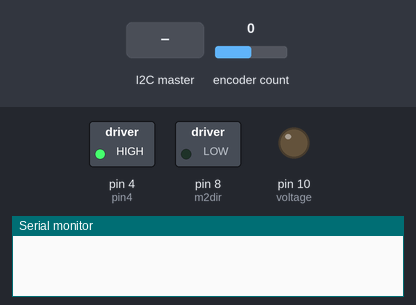
The sketch below on a simulated Arduino Uno, built with avr-gcc and run on an emulated ATmega328P. Shown: switched loads named in the sketch (green lamp = pin HIGH), output pins drawn as LEDs (lit = HIGH), the last lines printed to the serial monitor. The inputs (shaded band) are chosen by the test bench; at power-on: encoder count 0.

Above: at 1.2 s.
1.3 s: the I2C master sends the byte 1
At 2.2 s:
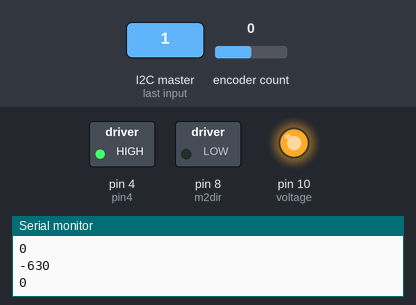
Timing chart, 0 to 4.3 s (numbered marks = the images above; inputs shaded):
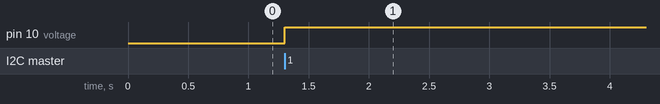

Measured:
- after the input at 1.3 s, pin 10 (voltage): LOW → HIGH at once

The sketch:

miniProjectFinal.ino
```cpp
#include "Arduino.h"
#include <Encoder.h>
#include <Wire.h>

//Red - motor power (connects 1 motor terminal) command voltage? pin 9
//black - motor power (connects other motor terminal) ground?
//green - encoder Ground(Connect to GND)
//Blue - encoder VCC(Connect to VCC)
//Yellow - encoder A output (Connect to pin 2)
//White Encoder B output (Connect to pin 11)

float Kp = 2.149; // Unit: Volts/rad
float Kd = 17.817; // Unit: Volts/(rad/sec)
float Ki = 0.0391; // Unit: Volts/(rad*sec)
float I = 0;
float D = 0;
float error;
float prevError = 0;
const int period = 30; //30 ms sample period
float controlOutput = 0; // controller output signal
int newPos = 0;

// Tracking Variables
int pos0Counts = 0;
int pos1Counts = 0;
int pos2Counts = 0;
int pos3Counts = 0;
int rev = 1;
int check = 0;
unsigned long currTime = 0;

// I/O Pins
const int pin4 = 4;
const int encA = 2; //Connected to pin 2
const int encB =11; //Connected to pin 3
int m2dir = 8; //Using Motor 2
const int voltage = 10; //voltage output on pin 10

// Positions
int long motorPos = 0;
int desiredPos = 0; //desired position in encoder counts
int actualPos = 0; //actual position in encoder counts

Encoder motorEncoder(encA, encB); //declare the encoder pins using the Encoder.h library

#define SLAVE_ADDRESS 0x04
byte message; //message read from Pi
byte prevMsg;
int choosePos = 6; //Message sent back to Pi

void setup() {
  // put your setup code here, to run once:
  Serial.begin(115200);

  pinMode(voltage, OUTPUT);
  pinMode(m2dir, HIGH); //Positive direction
  pinMode(pin4, OUTPUT);
  digitalWrite(pin4, HIGH);
  Wire.begin(SLAVE_ADDRESS);
  Wire.onReceive(receiveData);
  Wire.onRequest(sendData);
}
//(actualPos + 3180) >= 0) && rev > 1)
//(((actualPos*-1) % 3200) == 0) && rev > 1)
void loop() {
  // put your main code here, to run repeatedly:
  while((abs(desiredPos - actualPos) >= 10))//abs(desiredPos - actualPos) >= 10)
  {
    actualPos = motorEncoder.read();
    if (actualPos < desiredPos)
    {

      analogWrite(voltage,0);
      actualPos = desiredPos - 12;
      //desiredPos = actualPos;
      break;
    }
//    if(((actualPos + 2100) >= 0) && rev > 1)
//  {
//
//    rev += 1;
//    //actualPos = actualPos - ((rev-1)*3200);
//    //desiredPos = desiredPos - (3200*(rev-1));
//    //break;
//  }

    newPos = actualPos-desiredPos;
    newPos = Kp*newPos;

    newPos = newPos - newPos/currTime;


    analogWrite(voltage, newPos);
    if (millis() > currTime + period)
    {
      //Serial.print(currTime);
      //Serial.print("\t ");
      // Serial.print("Desired: ");
      Serial.println(desiredPos);
      //Serial.print("Actual: ");
      Serial.println(actualPos);

      currTime += period;
    }
  }
  analogWrite(voltage,0);
  /*delay(500);
  //check++;
  check += 1;
switch (check%4){ //Need to make it so motor can spin the other way to go back to zero or normalize position within 2pi rad because the position can just keep increasing in one direction
      case 0:
        desiredPos = -3000 - (3200*pos0Counts); // 0 rad in motor counts
        choosePos = 0;
        pos0Counts = pos0Counts + 1;
        break;
      case 1:
        desiredPos = -630 - (3200*pos1Counts); // pi/2 radin motor counts
        choosePos = 1;
        pos1Counts = pos1Counts + 1;
        break;
      case 2:
        desiredPos = -1400 - (3200*pos2Counts); // pi rad in motor counts
        choosePos = 2;
        pos2Counts = pos2Counts + 1;
        break;
      case 3:
        desiredPos = -2200 - (3200*pos3Counts); // 3pi/2 rad in motor counts
        choosePos = 3;
        pos3Counts = pos3Counts + 1;
        break;
    }*/

//  switch(check)
//  {
//  case 1:
//    desiredPos = -1400;
//    break;
//  case 2:
//    desiredPos = -2200;
//    break;
//  case 3:
//    desiredPos = -3000;
//    break;
//  case 4:
//    desiredPos = -3830;
//    break;
//  case 5:
//    desiredPos = -4600;
//    break;
//  case 6:
//    desiredPos = -5400;
//    break;
//  }
}

void receiveData(int byteCount){
  //loop to read from pi via i2c, stored as 'message'
    message = Wire.read();

    if(message != prevMsg)
    {
      switch (message){ //Need to make it so motor can spin the other way to go back to zero or normalize position within 2pi rad because the position can just keep increasing in one direction
      case 0:
        desiredPos = 0 - (3200*(pos0Counts)); // 0 rad
        choosePos = 0;
        pos0Counts = pos0Counts + 1;  //may need to use rev for all instead of posXCounts
        pos1Counts = pos1Counts + 1;
        pos2Counts = pos2Counts + 1;
        pos3Counts = pos3Counts + 1;
        break;
      case 1:
        desiredPos = -630 - (3200*(pos1Counts)); // pi/2 rad
        choosePos = 1;
        pos0Counts = pos0Counts + 1;  //may need to use rev for all instead of posXCounts
        pos1Counts = pos1Counts + 1;
        pos2Counts = pos2Counts + 1;
        pos3Counts = pos3Counts + 1;
        break;
      case 2:
        desiredPos = -1400 - (3200*(pos2Counts)); // pi rad
        choosePos = 2;
        pos0Counts = pos0Counts + 1;  //may need to use rev for all instead of posXCounts
        pos1Counts = pos1Counts + 1;
        pos2Counts = pos2Counts + 1;
        pos3Counts = pos3Counts + 1;
        break;
      case 3:
        desiredPos = -2200 - (3200*(pos3Counts)); // 3pi/2 rad
        choosePos = 3;
        pos0Counts = pos0Counts + 1;  //may need to use rev for all instead of posXCounts
        pos1Counts = pos1Counts + 1;
        pos2Counts = pos2Counts + 1;
        pos3Counts = pos3Counts + 1;
        break;


       }
    }

    prevMsg = message;
}

// callback for sending data
void sendData(){
    Wire.write(choosePos);
}
```
